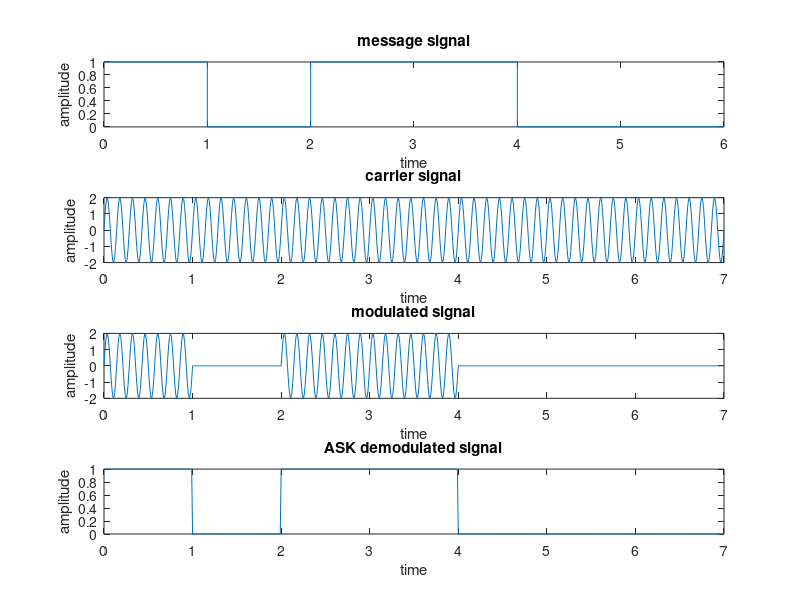

Source code (MATLAB):
clc;
close all;
clear all;

f=7; %carrier frequency 
a=2; %amplitude 
n=[1 0 1 1 0 0 0]; %The first 6 bits are used and an extra zero is added at the end to prevent array-size mismatch
t1 = 0:0.01:length(n);
t2 = 0:6;
y=a*sin(2*pi*f*t1);


%plotting the message signal 
subplot(4,1,1);
stairs(t2,n);
title('message signal');
xlabel('time');
ylabel('amplitude');

%plotting the carrier signal 
subplot(4,1,2);
plot(t1,y);
title('carrier signal');
xlabel('time');
ylabel('amplitude');

%modulation 
for i=1:7
    for j=(i-1)*100:i*100
        if(n(i)==1)
            s(j+1)=y(j+1);
        else
            s(j+1)=0;
        end
    end
end

%plotting the modulated signal 
subplot(4,1,3);
plot(t1,s);
title('modulated signal');
xlabel('time');
ylabel('amplitude');


%demodulation 
for i=1:7
    for j=(i-1)*100:i*100
        if(s(j+1)==y(j+1))
            x(j+1)=1;
        else 
            x(j+1)=0;
        end
    end
end

%plotting the demodulated signal 
subplot(4,1,4);
plot(t1,x);
title('ASK demodulated signal');
xlabel('time');
ylabel('amplitude');
